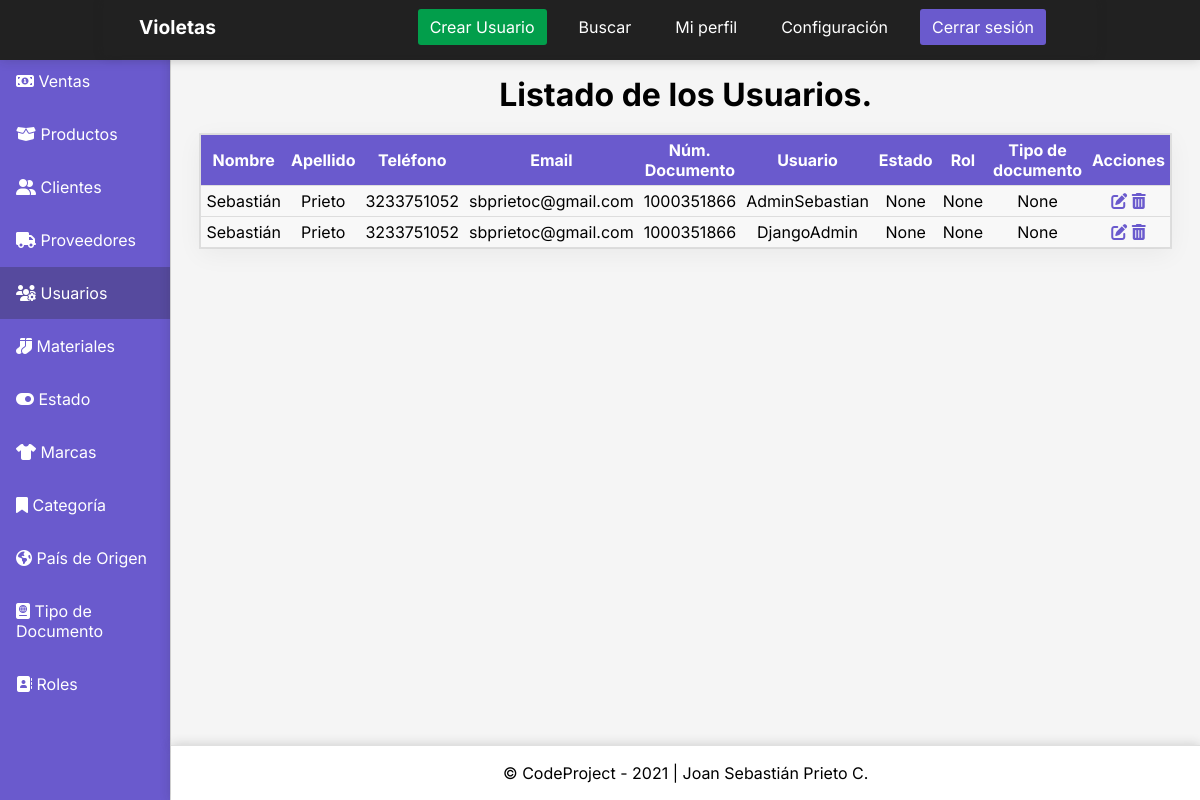
/dashboardusuarios, run on an earlier commit of the app's database.
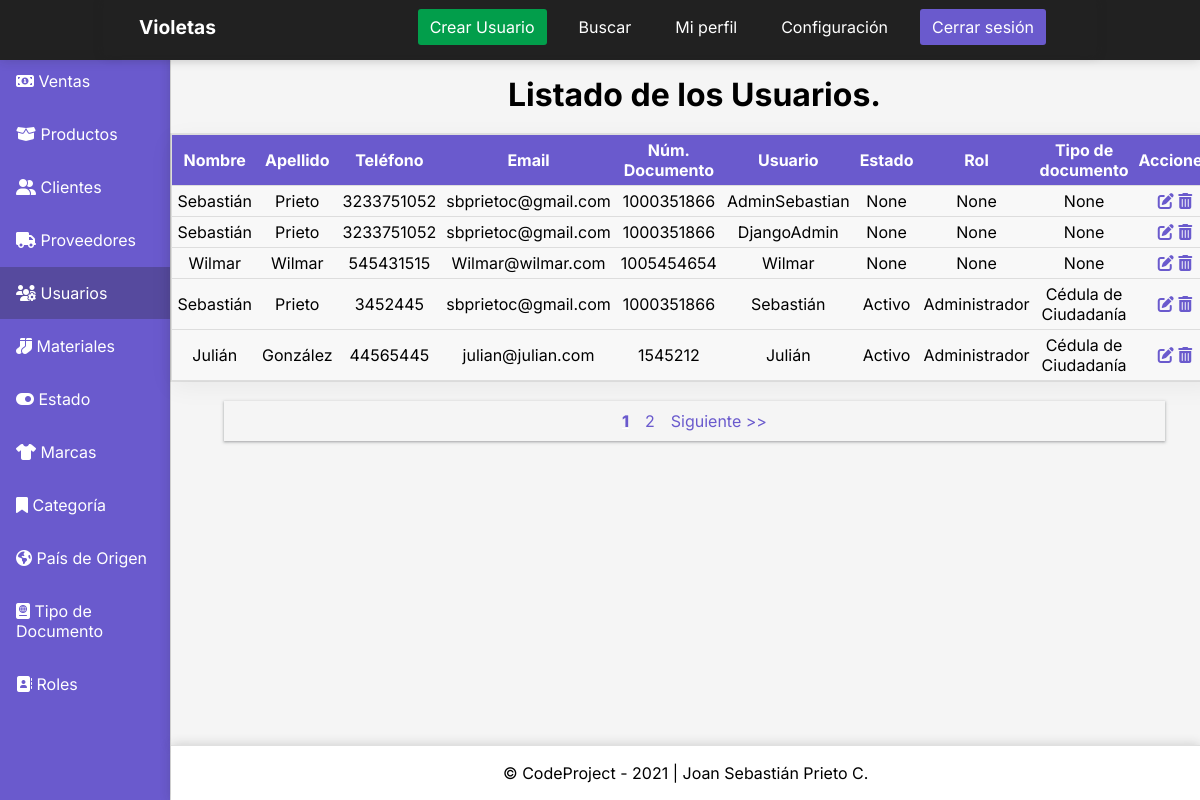
And on a later commit of the database.
### InventoryApp/models.py (models this page shows, shortened)
class MyUser(AbstractUser):
    TelefonoUsuario = models.CharField('Teléfono del usuario', max_length = 100)
    NumeroDocumento = models.CharField('Número de documento del usuario', max_length = 100)
    TipoDocumento = models.ForeignKey(TipoDocumento, on_delete=models.CASCADE, default='', blank=True, null=True)
    Estado = models.ForeignKey(Estado, on_delete=models.CASCADE, default='', blank=True, null=True)
    Roles = models.ForeignKey(Roles, on_delete=models.CASCADE, default='', blank=True, null=True)
    REQUIRED_FIELDS = ['first_name', 'last_name', 'email', 'TelefonoUsuario', 'NumeroDocumento']
    class Meta:
        verbose_name = 'Usuario'
        verbose_name_plural = 'Usuarios'
        db_table = 'myuser'
        ordering = ['id']
    class Meta:
        verbose_name = 'Usuario'
        verbose_name_plural = 'Usuarios'
        db_table = 'myuser'
        ordering = ['id']

class Estado(models.Model):
    DescripcionEstado = models.CharField('Descripción del estado', max_length = 100)
    def __str__(self):
        return self.DescripcionEstado
    class Meta:
        verbose_name = 'Estado'
        verbose_name_plural = 'Estados'
        db_table = 'estados'
        ordering = ['id']

class Roles(models.Model):
    DescripcionRol = models.CharField('Descripción del rol', max_length = 100)
    def __str__(self):
        return self.DescripcionRol
    class Meta:
        verbose_name = 'Rol'
        verbose_name_plural = 'Roles'
        db_table = 'roles'
        ordering = ['id']

class TipoDocumento(models.Model):
    DescripcionTipoDoc = models.CharField('Descripción del tipo de documento', max_length = 100)
    def __str__(self):
        return self.DescripcionTipoDoc
    class Meta:
        verbose_name = 'Tipo de Documento'
        verbose_name_plural = 'Tipos de Documento'
        db_table = 'tipodoc'
        ordering = ['id']

### Project/views.py (the view)
# urls.py: path('dashboardusuarios', views.dashboardusuarios, name='dashusuarios'), # Registro creado
def dashboardusuarios(request):
    usuarios = (MyUser.objects.all()) # Creo variable que traiga todos los datos de la tabla Usuarios.
    page = request.GET.get('page', 1)
    try:
        paginator = Paginator(usuarios, 5)
        usuarios = paginator.page(page)
    except:
        raise Http404
    return render(request, 'dashboardusuarios.html', {
        'entity' : usuarios,
        'paginator' : paginator
} )

### Templates/dashboardusuarios.html (shortened to what this page needs)
{% load static %}
<!DOCTYPE html>
<html lang="es">
<head>
    <link rel="stylesheet" href="{% static 'CSS/stylesdashboard.css' %}">
</head>
<body>
    <div class="container">
        <header class="header">
            <nav class="nav">
                <a href="#" class="logo nav-link">Violetas</a>
                <ul class="nav-menu">
                    <li class="nav-menu-item"><a href="{% url 'createusuarios' %}" class="nav-menu-link nav-link nav-link-create">Crear Usuario</a></li>
                    <li class="nav-menu-item"><a href="#" class="nav-menu-link nav-link">Buscar</a></li>
                    <li class="nav-menu-item"><a href="#" class="nav-menu-link nav-link">Mi perfil</a></li>
                    <li class="nav-menu-item"><a href="#" class="nav-menu-link nav-link">Configuración</a></li>
                    <li class="nav-menu-item"><a href="#" onclick="cerrarSesion()" class="nav-menu-link nav-link nav-link-sign-out">Cerrar sesión</a></li>
                </ul>
            </nav>
        </header>
        <div class="sidebar">
            <ul>
                <li><a href="">
                    <span class="icon"><i class="fas fa-money-bill-alt"></i></span>
                    <span class="title">Ventas</span>
                </a></li>
                <li><a href="{% url 'dashproductos' %}">
                    <span class="icon"><i class="fas fa-box-open"></i></span>
                    <span class="title">Productos</span>
                </a></li>
                <li><a href="{% url 'dashclientes' %}">
                    <span class="icon"><i class="fas fa-user-friends"></i></span>
                    <span class="title">Clientes</span>
                </a></li>
                <li><a href="{% url 'dashproveedores' %}">
                    <span class="icon"><i class="fas fa-truck"></i></span>
                    <span class="title">Proveedores</span>
                </a></li>
                <li><a href="{% url 'dashusuarios' %}" class="active">
                    <span class="icon"><i class="fas fa-users-cog"></i></span>
                    <span class="title">Usuarios</span>
                </a></li>
                <li><a href="{% url 'dashmateriales' %}">
                    <span class="icon"><i class="fas fa-socks"></i></span>
                    <span class="title">Materiales</span>
                </a></li>
                <li><a href="{% url 'dashestado' %}">
                    <span class="icon"><i class="fas fa-toggle-on"></i></span>
                    <span class="title">Estado</span>
                </a></li>
                <li><a href="{% url 'dashmarcas' %}">
                    <span class="icon"><i class="fas fa-tshirt"></i></span>
                    <span class="title">Marcas</span>
                </a></li>
                <li><a href="{% url 'dashcategoria' %}">
                    <span class="icon"><i class="fas fa-bookmark"></i></span>
                    <span class="title">Categoría</span>
                </a></li>
                <li><a href="{% url 'dashpais' %}">
                    <span class="icon"><i class="fas fa-globe-americas"></i></span>
                    <span class="title">País de Origen</span>
                </a></li>
                <li><a href="{% url 'dashtipodoc' %}">
                    <span class="icon"><i class="fas fa-passport"></i></span>
                    <span class="title">Tipo de Documento</span>
                </a></li>
                <li><a href="{% url 'dashroles' %}">
                    <span class="icon"><i class="fas fa-address-book"></i></span>
                    <span class="title">Roles</span>
                </a></li>
            </ul>
        </div>
        <main>
            <h1>Listado de los Usuarios.</h1>
            <table class="table">
                <thead>
                    <tr>
                        <th>Nombre</th>
                        <th>Apellido</th>
                        <th>Teléfono</th>
                        <th>Email</th>
                        <th>Núm. Documento</th>
                        <th>Usuario</th>
                        <th>Estado</th>
                        <th>Rol</th>
                        <th>Tipo de documento</th>
                        <th>Acciones</th>
                    </tr>
                </thead>
                <tbody>
                    {% for usuarios in entity %}
                    <tr>
                        <td data-label="Nombre del usuario">{{usuarios.first_name}}</td>
                        <td data-label="Apellido del usuario">{{usuarios.last_name}}</td>
                        <td data-label="Teléfono del usuario">{{usuarios.TelefonoUsuario}}</td>
                        <td data-label="Email del usuario">{{usuarios.email}}</td>
                        <td data-label="Número de documento del usuario">{{usuarios.NumeroDocumento}}</td>
                        <td data-label="Usuario">{{usuarios.username}}</td>
                        <td data-label="Estado">{{usuarios.Estado}}</td>
                        <td data-label="Rol">{{usuarios.Roles}}</td>
                        <td data-label="Tipo de documento">{{usuarios.TipoDocumento}}</td>
                        <td data-label="Gestión">
                            <a href="{% url 'updateusuarios' usuarios.id %}"><i class="fas fa-edit"></i></a>
                            <a href="#" onclick="eliminarUsuario({{ usuarios.id }})"><i class="fas fa-trash-alt"></i></a>
                        </td>
                    </tr>
                    {% endfor %}
                </tbody>
            </table>
            <div>
                {% include 'paginator.html' %}
            </div>
        </main>
        <footer><span class="copyleft">&copy; CodeProject - 2021 | Joan Sebastián Prieto C.</span></footer>
      </div>
</body>
</html>

### Templates/paginator.html (shortened to what this page needs)
{% if paginator.num_pages > 1%}
<div class="paginator-container">
    <ul class="pagination">
        {% for page in paginator.page_range %}
            {% if page < 5 or page == entity.number %}
            <li class="page-item {% if page == entity.number %}active-page{% endif %}">
                <a class="page-link" href="?page={{ page }}#pagtable">{{ page }}</a>
            </li>
            {% endif %}
        {% endfor %}
        {% if entity.has_next %}
            <li class="page-item d-none d-sm-block">
                <a class="page-link" href="?page={{ entity.next_page_number }}#pagtable">Siguiente >></a>
            </li>
        {% endif %}
    </ul>
</div>
{% endif %}

### Static/CSS/stylesdashboard.css (style rules this page uses)
* { padding: 0; margin: 0; box-sizing: border-box; }
body { font-family: "Inter", sans-serif; }
.header { background-color: #212121; height: 60px; position: fixed; width: 100%; top: 0; left: 0; box-shadow: 0 0 11px rgba(33,33,33,.2); }
.nav { display: flex; justify-content: space-between; max-width: 992px; margin: 0 auto; box-shadow: 0 0 11px rgba(33,33,33,.2); }
.nav-link { color: #fff; text-decoration: none; }
.logo { font-size: 1.2rem; font-weight: bold; padding: 0 35px; line-height: 55px; color: #fff; }
nav { color: #fff; grid-area: nav; }
.nav-menu { display: flex; margin-right: 40px; list-style: none; }
.nav-menu-item { font-size: 1rem; margin: 0 10px; line-height: 55px; width: max-content; }
.nav-menu-link { padding: 8px 12px; border-radius: 3px; }
.nav-link-sign-out { color: #fff; background-color: #6a5acd; }
.nav-link-create { color: #fff; background-color: #029e4b; }
.container { display: grid; height: 100vh; grid-template-columns: 0.5fr 1fr 1fr 1fr; grid-template-rows: 0.2fr 1.5fr 1fr 0.2fr; grid-template-areas: "nav nav nav nav" "sidebar main main main" "sidebar main main main" "sidebar footer footer footer"; font-size: 1em; color: #000; }
main { background: #F5F5F5; grid-area: main; display: table; box-shadow: 0 0 11px rgba(33,33,33,.2); }
main h1 { font-size: 2rem; font-weight: bold; margin-top: 20px; text-align: center; }
.sidebar { background-color: #6a5acd; grid-area: sidebar; border-right: 1px solid #e0e0e0; overflow-y: auto; box-shadow: 0 0 11px rgba(33,33,33,.2); }
.sidebar ul li a:hover, .active { color: #fff; background-color: #21212146; transition: 0.5s; border: none; }
.sidebar ul li a { display: block; padding: 16px; margin-bottom: 1px; text-decoration: none; color: #fff; }
footer { background: #fff; grid-area: footer; border-top: 1px solid #e0e0e0; box-shadow: 0 0 11px rgba(33,33,33,.2); display: flex; align-items: center; justify-content: center; }
.table { width: 90%; margin: 0 auto; margin-top: 20px; border: 1px solid #ccc; border-collapse: collapse; padding: 0; box-shadow: rgba(0, 0, 0, 0.05) 0px 6px 24px 0px, rgba(0, 0, 0, 0.08) 0px 0px 0px 1px; }
.table tr { background-color: #f8f8f8; border: 1px solid #ddd; }
.table th, .table td { font-size: 1rem; padding: 5px; text-align: center; }
.table td { font-size: 1rem; text-align: center; }
.table thead th { background-color: #6a5acd; color: #fff; }
.table i { color: #6a5acd; }
.paginator-container { background-color: #F5F5F5; width: 90%; margin: 20px auto; box-shadow: rgba(60, 64, 67, 0.3) 0px 1px 2px 0px, rgba(60, 64, 67, 0.15) 0px 1px 3px 1px; }
.pagination { display: flex; justify-content: center; align-items: flex-start; list-style: none; padding: 10px; }
.page-item { padding-right: 8px; padding-left: 8px; }
.page-link { color: #6a5acd; text-decoration: none; }
.active-page { color: #fff; text-decoration: underline; font-weight: 800; transition: 0.5s; border: none; }

What changed in the data, as far as the page shows it:
added MyUser: first_name "Wilmar", last_name "Wilmar", TelefonoUsuario "545431515", email "Wilmar@wilmar.com", NumeroDocumento "1005454654", username "Wilmar", Estado "None", Roles "None", TipoDocumento "None"
added MyUser: first_name "Sebastián", last_name "Prieto", TelefonoUsuario "3452445", email "sbprietoc@gmail.com", NumeroDocumento "1000351866", username "Sebastián", Estado "Activo", Roles "Administrador", TipoDocumento "Cédula de Ciudadanía"
added MyUser: first_name "Julián", last_name "González", TelefonoUsuario "44565445", email "julian@julian.com", NumeroDocumento "1545212", username "Julián", Estado "Activo", Roles "Administrador", TipoDocumento "Cédula de Ciudadanía"
Also different on the page:
new list line: "1"
new list line: "2"
text now shown: "Siguiente >>"
